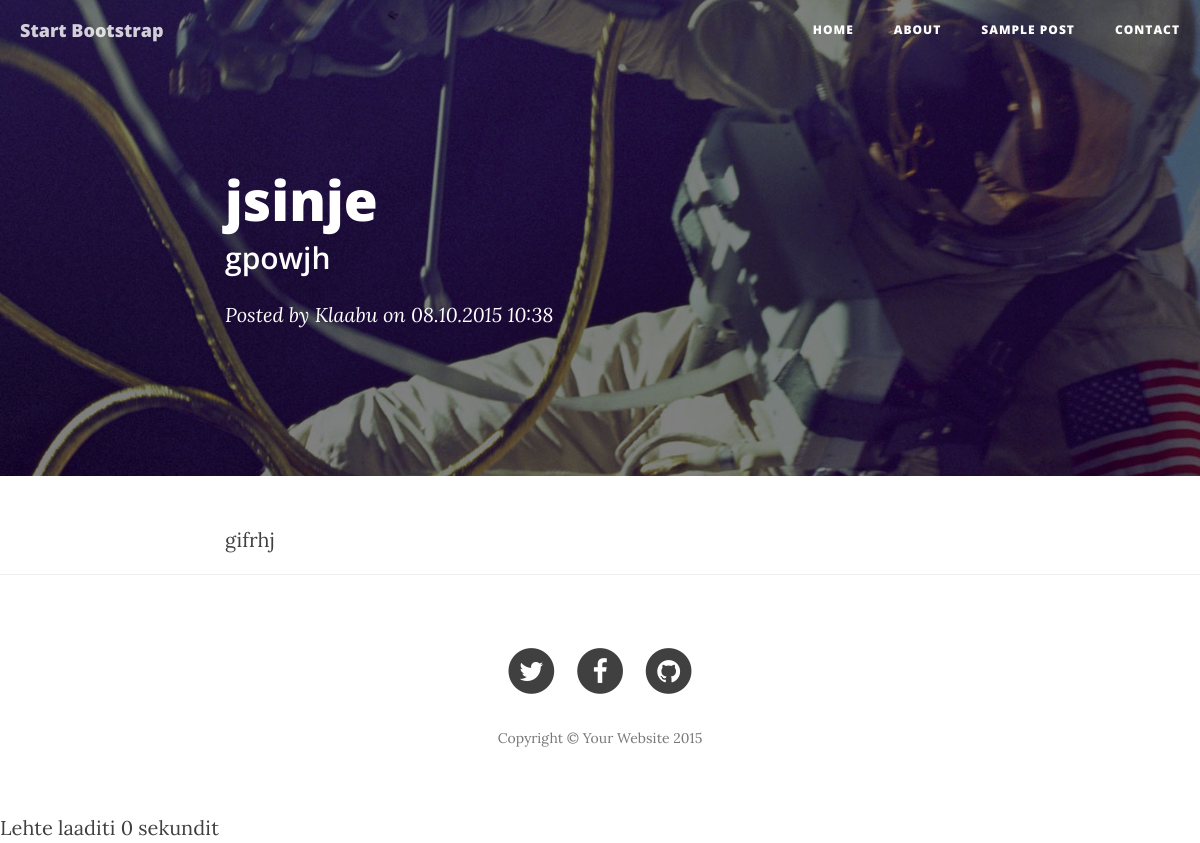
Page /?page=sample on the committed database.
### tables this page shows
CREATE TABLE `posts` (
  `post_id`          INT(11) UNSIGNED NOT NULL AUTO_INCREMENT,
  `author_id`        INT(10) UNSIGNED NOT NULL,
  `post_title`       VARCHAR(255)     NOT NULL,
  `post_description` VARCHAR(255)              DEFAULT NULL,
  `post_created`     DATETIME         NOT NULL DEFAULT CURRENT_TIMESTAMP,
  `post_text`        TEXT             NOT NULL,
  PRIMARY KEY (`post_id`),
  KEY `author_id` (`author_id`),
  CONSTRAINT `posts_ibfk_1` FOREIGN KEY (`author_id`) REFERENCES `authors` (`author_id`)
);

CREATE TABLE `authors` (
  `author_id`   INT(11) UNSIGNED NOT NULL AUTO_INCREMENT,
  `author_name` VARCHAR(255)     NOT NULL,
  PRIMARY KEY (`author_id`)
);

### controllers/sample.php (called while the page is built, shortened)
<?php
$q = mysqli_query($db, "
SELECT
*,
DATE_FORMAT(post_created, '%d.%m.%Y %H:%i') post_created
FROM posts
NATURAL JOIN authors
ORDER BY RAND()
LIMIT 1");
$post = mysqli_fetch_assoc($q);
?>

### views/post.php (the view)
<header class="intro-header" style="background-image: url('img/post-bg.jpg')">
    <div class="container">
        <div class="row">
            <div class="col-lg-8 col-lg-offset-2 col-md-10 col-md-offset-1">
                <div class="post-heading">
                    <h1 class="post-title"><?php echo $post['post_title'] ?></h1>
                    <h2 class="subheading"><?php echo $post['post_description'] ?></h2>
                    <span class="meta">Posted by <a
                            href="#"><?php echo $post['author_name'] ?></a> on <?php echo $post['post_created'] ?></span>
                </div>
            </div>
        </div>
    </div>
</header>
<article>
    <div class="container">
        <div class="row">
            <div class="col-lg-8 col-lg-offset-2 col-md-10 col-md-offset-1"><?php echo $post['post_text'] ?></div>
        </div>
    </div>
</article>
<hr>

### rows in the picture
posts: post_title "jsinje", post_description "gpowjh", author.author_name "Klaabu", post_text "gifrhj"

### other values in the picture
$post['post_created'] "08.10.2015 10:38"
